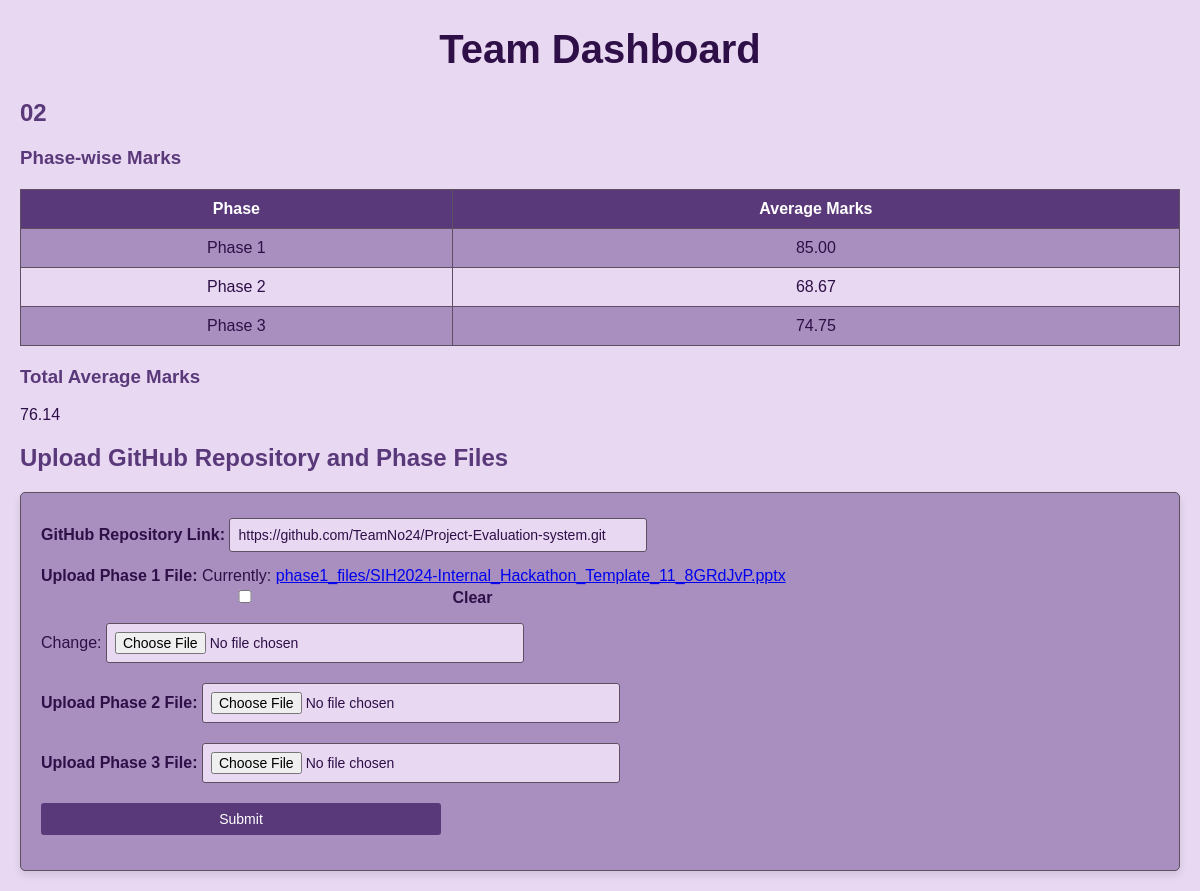
/evaluation/team/17/, run on the app's committed database.
### evaluation/models.py (models this page shows, shortened)
class Team(models.Model):
    name = models.CharField(max_length=100)
    guide_name = models.CharField(max_length=100, blank=True, null=True)
    github_repo = models.URLField(blank=True, null=True)
    ppt_file = models.FileField(upload_to='ppt_files/', blank=True, null=True)
    average_marks = models.FloatField(default=0)
    phase1_file = models.FileField(upload_to='phase1_files/', blank=True, null=True)
    phase2_file = models.FileField(upload_to='phase2_files/', blank=True, null=True)
    phase3_file = models.FileField(upload_to='phase3_files/', blank=True, null=True)
    students = models.ManyToManyField(Student, related_name='teams')

### evaluation/views.py (the view)
# urls.py: path('team/<int:team_id>/', views.team_dashboard, name='team_dashboard'),
def team_dashboard(request, team_id):
    team = get_object_or_404(Team, id=team_id)
    evaluations = team.evaluations.all()
    phase_marks = {'phase1': 0, 'phase2': 0, 'phase3': 0}
    phase_counts = {'phase1': 0, 'phase2': 0, 'phase3': 0}
    evaluators = {'phase1': set(), 'phase2': set(), 'phase3': set()}
    for evaluation in evaluations:
        phase = evaluation.phase
        total_marks = evaluation.calculate_total_marks()
        phase_marks[phase] += total_marks
        phase_counts[phase] += 1
        evaluators[phase].add(evaluation.panelist_name)
    phase_avg = {
        phase: (phase_marks[phase] / phase_counts[phase] if phase_counts[phase] > 0 else 0)
        for phase in phase_marks
    }
    total_average_marks = sum(phase_avg.values()) / 3 if evaluations.exists() else 0
    if request.method == "POST":
        form = TeamUploadForm(request.POST, request.FILES, instance=team)
        if form.is_valid():
            form.save()
    else:
        form = TeamUploadForm(instance=team)
    return render(request, 'evaluation/team_dashboard.html', {
        'team': team,
        'form': form,
        'phase_avg': phase_avg,
        'evaluators': evaluators,
        'total_average_marks': total_average_marks,
    })

### evaluation/forms.py
class TeamUploadForm(forms.ModelForm):
    class Meta:
        model = Team
        fields = ['github_repo', 'ppt_file', 'phase1_file', 'phase2_file', 'phase3_file']

### evaluation/models.py (called while the page is built)
    def calculate_total_marks(self):
        total_marks = (
            self.abstract_synopsis + self.topic_relevance + self.problem_identification +
            self.objectives_methodology + self.literature_survey + self.documentation +
            self.results + self.presentation_quality + self.communication_skills +
            self.technical_knowledge + self.individual_involvement +
            self.fundamentals_questions + self.clarity_in_answers +
            self.understanding_ability + self.attitude_towards_questions
        )
        return total_marks   # Number of rubrics

### evaluation/templates/evaluation/team_dashboard.html (shortened to what this page needs)
<!DOCTYPE html>
<html>
<head>
</head>
<body>
    <h1>Team Dashboard</h1>
    <h2>{{ team.name }}</h2>
    <h3>Phase-wise Marks</h3>
    <table>
        <thead>
            <tr>
                <th>Phase</th>
                <th>Average Marks</th>
            </tr>
        </thead>
        <tbody>
            <tr>
                <td>Phase 1</td>
                <td>{{ phase_avg.phase1|floatformat:2 }}</td>
            </tr>
            <tr>
                <td>Phase 2</td>
                <td>{{ phase_avg.phase2|floatformat:2 }}</td>
            </tr>
            <tr>
                <td>Phase 3</td>
                <td>{{ phase_avg.phase3|floatformat:2 }}</td>
            </tr>
        </tbody>
    </table>
    <h3>Total Average Marks</h3>
    <p>{{ total_average_marks|floatformat:2 }}</p>
    <h2>Upload GitHub Repository and Phase Files</h2>
    <form method="post" enctype="multipart/form-data">
        <div>
            <label for="id_github_repo">GitHub Repository Link:</label>
            {{ form.github_repo }}
        </div>
        <div>
            <label for="id_phase1_file">Upload Phase 1 File:</label>
            {{ form.phase1_file }}
        </div>
        <div>
            <label for="id_phase2_file">Upload Phase 2 File:</label>
            {{ form.phase2_file }}
        </div>
        <div>
            <label for="id_phase3_file">Upload Phase 3 File:</label>
            {{ form.phase3_file }}
        </div>
        <button type="submit">Submit</button>
    </form>
</body>
</html>

### evaluation/templates/evaluation/team_dashboard.html (style rules this page uses)
body { font-family: Arial, sans-serif; margin: 20px; background-color: #E8D8F2; color: #2E0F47; }
h1 { text-align: center; color: #2E0F47; font-size: 2.5em; font-weight: bold; }
h2, h3 { color: #5A397A; }
table { width: 100%; border-collapse: collapse; margin: 20px 0; background-color: #A88FBF; color: #2E0F47; border: 1px solid #5F4F63; }
table th, table td { border: 1px solid #5F4F63; padding: 10px; text-align: center; }
table th { background-color: #5A397A; color: #FFFFFF; }
table tbody tr:nth-child(even) { background-color: #E8D8F2; }
table tbody tr:nth-child(odd) { background-color: #A88FBF; }
form { border: 1px solid #5F4F63; padding: 20px; border-radius: 5px; background-color: #A88FBF; margin-top: 20px; box-shadow: 0 4px 8px rgba(0, 0, 0, 0.1); }
label { font-weight: bold; }
input, select, button { margin-top: 5px; margin-bottom: 15px; padding: 8px; width: 100%; max-width: 400px; border: 1px solid #5F4F63; border-radius: 3px; font-size: 14px; background-color: #E8D8F2; color: #2E0F47; }
button { background-color: #5A397A; color: #FFFFFF; border: none; cursor: pointer; }

### data on the page
Team: name "02", github_repo "https://github.com/TeamNo24/Project-Evaluation-system.git"

### other printed values
{{ phase_avg.phase1|floatformat:2 }} "85.00"
{{ phase_avg.phase2|floatformat:2 }} "68.67"
{{ phase_avg.phase3|floatformat:2 }} "74.75"
{{ total_average_marks|floatformat:2 }} "76.14"
